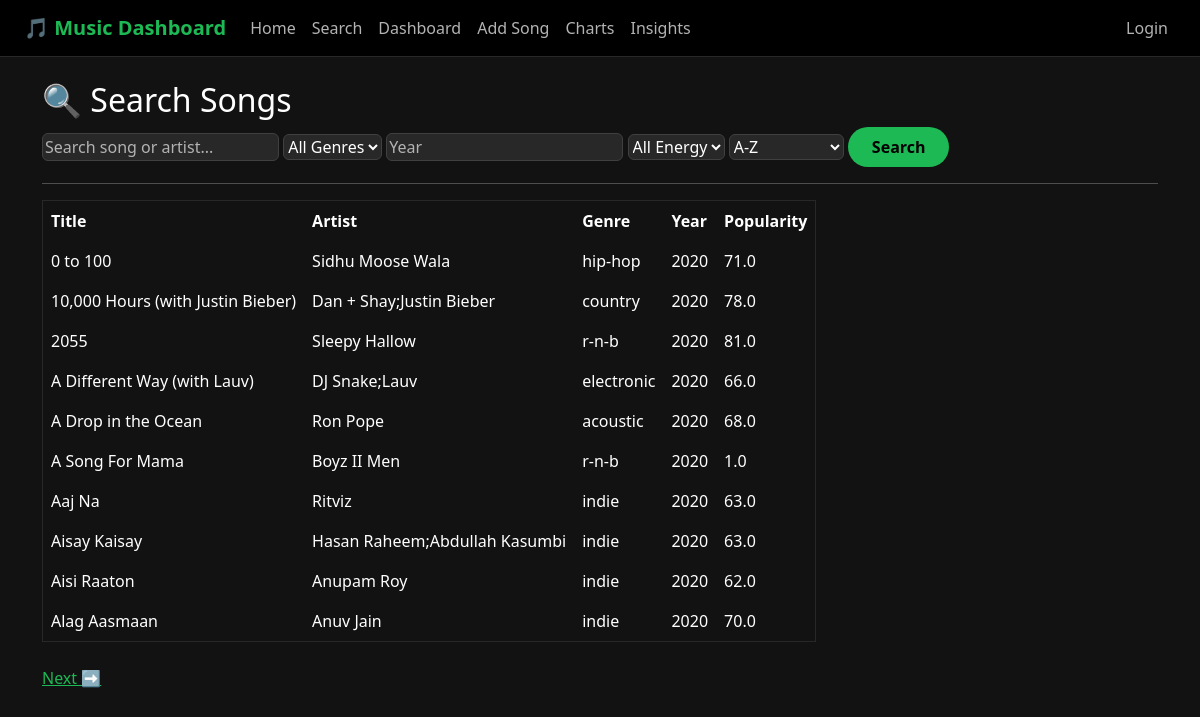
The app's page /search/ with its own data.
### music_app/models.py (models this page shows, shortened)
class Song(models.Model):
    title = models.CharField(max_length=200)
    artist = models.ForeignKey(Artist, on_delete=models.CASCADE)
    genre = models.ForeignKey(Genre, on_delete=models.CASCADE)
    year = models.IntegerField(default=2020)
    popularity = models.FloatField(default=0)
    energy = models.FloatField(default=0)

class Artist(models.Model):
    name = models.CharField(max_length=200)
    def __str__(self):
        return self.name

class Genre(models.Model):
    name = models.CharField(max_length=100)
    def __str__(self):
        return self.name

### music_app/views.py (the view)
# urls.py: path('search/', views.search, name='search'),
def search(request):
    songs = Song.objects.all()
    query = request.GET.get('q', '')
    genre = request.GET.get('genre', '')
    year = request.GET.get('year', '')
    energy = request.GET.get('energy', '')
    sort = request.GET.get('sort', 'title')
    if query:
        songs = songs.filter(title__icontains=query) | songs.filter(artist__name__icontains=query)
    if genre:
        songs = songs.filter(genre__name=genre)
    if year:
        songs = songs.filter(year=year)
    if energy == 'high':
        songs = songs.filter(energy__gte=0.7)
    elif energy == 'medium':
        songs = songs.filter(energy__gte=0.4, energy__lt=0.7)
    elif energy == 'low':
        songs = songs.filter(energy__lt=0.4)
    songs = songs.order_by(sort)
    paginator = Paginator(songs, 10)
    page = request.GET.get('page')
    songs = paginator.get_page(page)
    genres = Genre.objects.all()
    return render(request, 'music_app/search.html', {
        'songs': songs, 'genres': genres,
        'query': query, 'selected_genre': genre,
        'selected_year': year, 'selected_energy': energy,
        'selected_sort': sort,
    })

### music_app/templates/music_app/search.html (shortened to what this page needs)
{% extends 'base.html' %}
{% block content %}
<h2>🔍 Search Songs</h2>
<form method="GET" action="{% url 'search' %}">
  <input type="text" name="q" placeholder="Search song or artist..." value="{{ query }}">
  <select name="genre">
    <option value="">All Genres</option>
  </select>
  <input type="number" name="year" placeholder="Year" value="{{ selected_year }}">
  <select name="energy">
    <option value="">All Energy</option>
  </select>
  <select name="sort">
    <option value="title" {% if selected_sort == 'title' %}selected{% endif %}>A-Z</option>
  </select>
  <button type="submit">Search</button>
</form>
<hr>
<table border="1" cellpadding="8">
  <tr>
    <th>Title</th><th>Artist</th><th>Genre</th><th>Year</th><th>Popularity</th>
  </tr>
  {% for song in songs %}
  <tr>
    <td>{{ song.title }}</td>
    <td>{{ song.artist }}</td>
    <td>{{ song.genre }}</td>
    <td>{{ song.year }}</td>
    <td>{{ song.popularity }}</td>
  </tr>
  {% empty %}
  <tr><td colspan="5">No songs found</td></tr>
  {% endfor %}
</table>
<br>
{% if songs.has_next %}
  <a href="?page={{ songs.next_page_number }}&q={{ query }}">Next ➡</a>
{% endif %}
{% endblock %}

### templates/base.html (style rules this page uses)
:root { --spotify-green: #1DB954; --spotify-dark: #121212; --spotify-darker: #000000; --spotify-gray: #181818; --spotify-light-gray: #282828; --spotify-text: #B3B3B3; }
body { background-color: var(--spotify-dark); color: #FFFFFF; }
h1, h2, h3 { color: #FFFFFF; }
label, p, form p, td, th { color: #FFFFFF !important; }
a { color: var(--spotify-green); }
.btn, button { background-color: var(--spotify-green); color: #000000; border: none; border-radius: 20px; font-weight: 600; padding: 8px 24px; }
input, select, textarea { background-color: var(--spotify-light-gray) !important; color: #FFFFFF !important; border: 1px solid #404040 !important; border-radius: 6px !important; }
input::placeholder { color: var(--spotify-text) !important; }
table { color: #FFFFFF; }
table, th, td { border-color: #282828 !important; }

### records on screen
Song: title "0 to 100", artist "Sidhu Moose Wala", genre "hip-hop", year "2020", popularity "71.0"
Song: title "10,000 Hours (with Justin Bieber)", artist "Dan + Shay;Justin Bieber", genre "country", year "2020", popularity "78.0"
Song: title "2055", artist "Sleepy Hallow", genre "r-n-b", year "2020", popularity "81.0"
Song: title "A Different Way (with Lauv)", artist "DJ Snake;Lauv", genre "electronic", year "2020", popularity "66.0"
Song: title "A Drop in the Ocean", artist "Ron Pope", genre "acoustic", year "2020", popularity "68.0"
Song: title "A Song For Mama", artist "Boyz II Men", genre "r-n-b", year "2020", popularity "1.0"
Song: title "Aaj Na", artist "Ritviz", genre "indie", year "2020", popularity "63.0"
Song: title "Aisay Kaisay", artist "Hasan Raheem;Abdullah Kasumbi", genre "indie", year "2020", popularity "63.0"
Song: title "Aisi Raaton", artist "Anupam Roy", genre "indie", year "2020", popularity "62.0"
Song: title "Alag Aasmaan", artist "Anuv Jain", genre "indie", year "2020", popularity "70.0"
